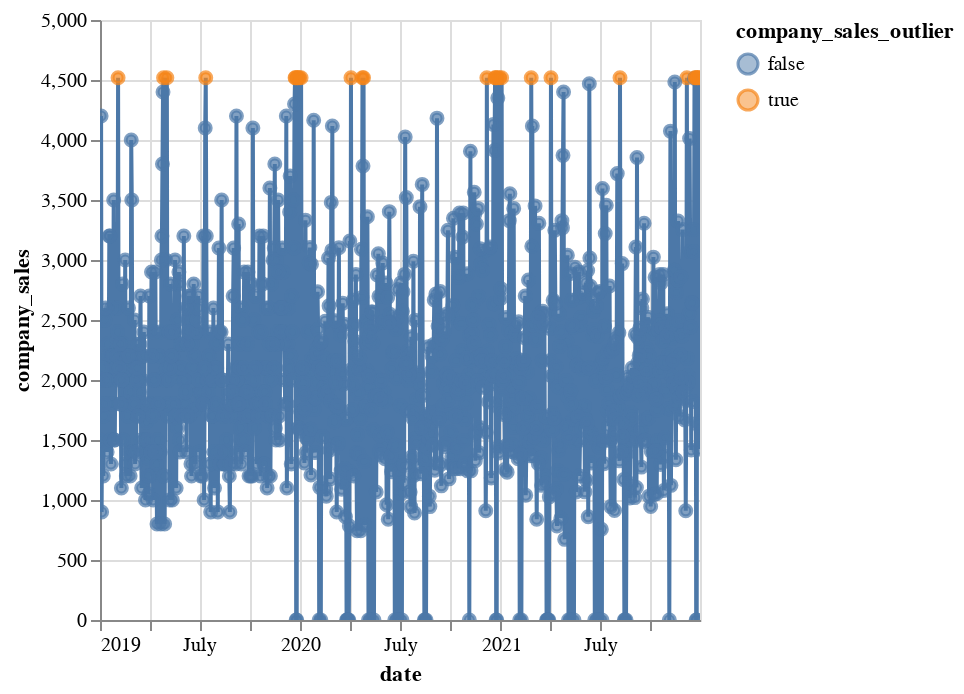

Here is the notebook cell this chart was saved with:
### Markdown cell above
We could "normalize" these values, say, by capping them to the quantile values. Not sure how right it is to do it on these series in this way, but for illustrative purposes, I'll proceeed.

### Code cell
dat.loc[dat.company_sales>dat.company_sales.quantile(0.975), "company_sales"] = dat.company_sales.quantile(0.975)
dat.loc[dat.company_sales<dat.company_sales.quantile(0.025), "company_sales"] = dat.company_sales.quantile(0.025)

tplot(dat)

### Figure 1 — Vega-Lite specification as saved in the notebook (floating-point values rounded to 4 significant figures; data arrays with more than 128 entries replaced by an {"elided": "..."} marker saying what was removed)
{"config": {"view": {"continuousWidth": 300, "continuousHeight": 300}}, "layer": [{"data": {"name": "data-0ab4346f198b1e17357fbddfb90dd8ae"}, "mark": {"type": "line"}, "encoding": {"tooltip": [{"field": "date", "type": "temporal"}, {"field": "company_sales", "type": "quantitative"}, {"field": "company_sales_outlier", "type": "nominal"}], "x": {"field": "date", "type": "temporal"}, "y": {"field": "company_sales", "type": "quantitative"}}, "name": "view_14"}, {"data": {"name": "data-0ab4346f198b1e17357fbddfb90dd8ae"}, "mark": {"type": "point"}, "encoding": {"color": {"field": "company_sales_outlier", "type": "nominal"}, "fill": {"field": "company_sales_outlier", "type": "nominal"}, "tooltip": [{"field": "date", "type": "temporal"}, {"field": "company_sales", "type": "quantitative"}, {"field": "company_sales_outlier", "type": "nominal"}], "x": {"field": "date", "type": "temporal"}, "y": {"field": "company_sales", "type": "quantitative"}}}], "params": [{"name": "param_44", "select": {"type": "interval", "encodings": ["x", "y"]}, "bind": "scales", "views": ["view_14"]}], "$schema": "https://vega.github.io/schema/vega-lite/v5.8.0.json", "datasets": {"data-0ab4346f198b1e17357fbddfb90dd8ae": {"elided": "1096 records"}}}
